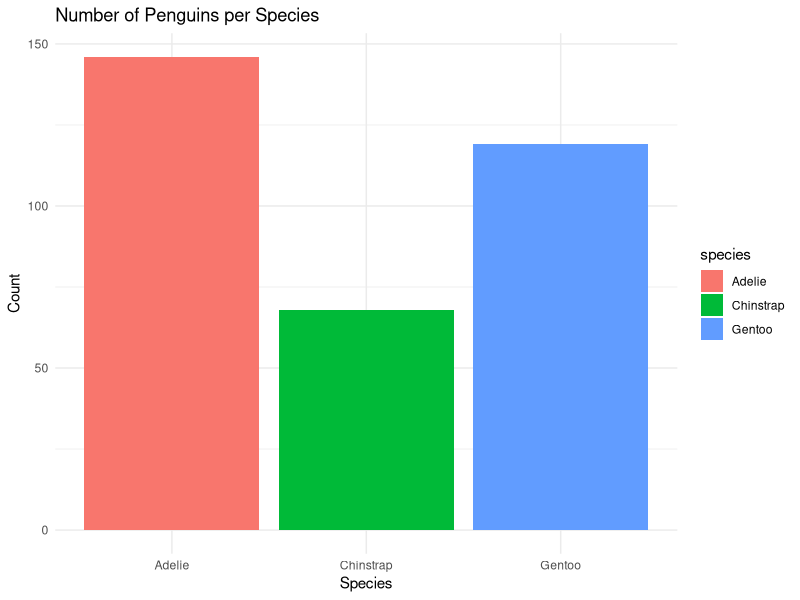
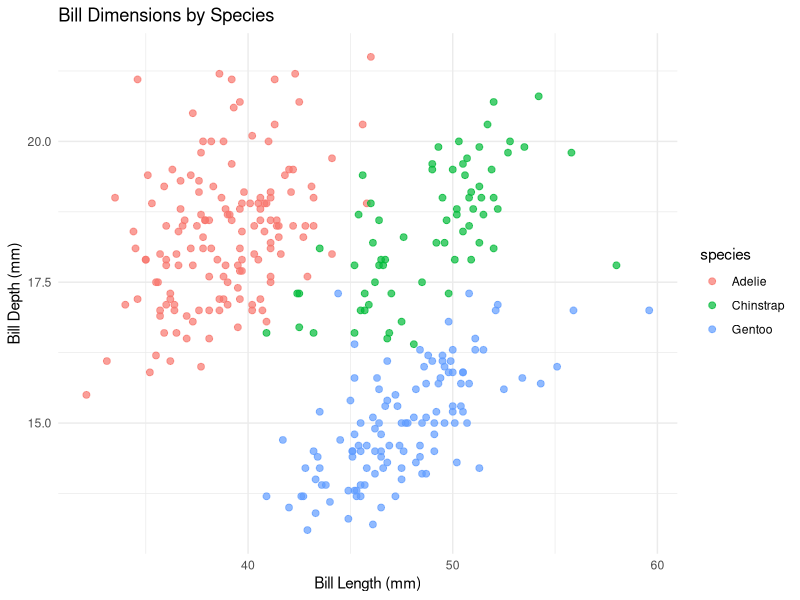
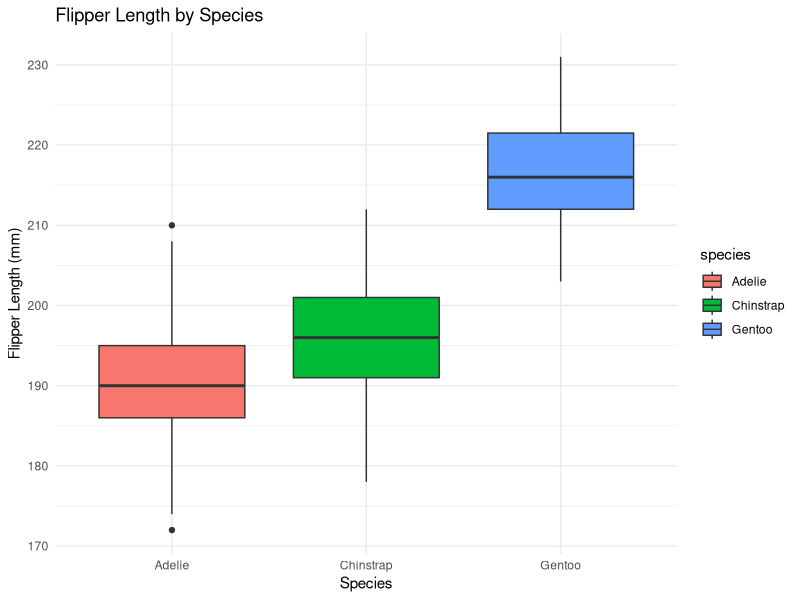

The R script that drew these images, in order:
## ---- chunk 1
knitr::opts_chunk$set(echo = TRUE, warning = FALSE, message = FALSE)
## ---- chunk 2
library(palmerpenguins)
library(tidyverse)
data("penguins")
## ---- chunk 3
dim(penguins)
head(penguins)
summary(penguins)
## ---- chunk 4
str(penguins)
## ---- chunk 5
penguins_clean <- penguins |>
  drop_na()
dim(penguins_clean)
## ---- chunk 6
penguins_clean |>
  count(species)
## ---- chunk 7
penguins_clean |>
  group_by(species) |>
  summarize(mean_mass = mean(body_mass_g))
## ---- chunk 8
ggplot(penguins_clean, aes(x = species, fill = species)) +
  geom_bar() +
  theme_minimal() +
  labs(title = "Number of Penguins per Species", x = "Species", y = "Count")
## ---- chunk 9
ggplot(penguins_clean, aes(x = bill_length_mm, y = bill_depth_mm, color = species)) +
  geom_point(alpha = 0.7, size = 2) +
  theme_minimal() +
  labs(title = "Bill Dimensions by Species", x = "Bill Length (mm)", y = "Bill Depth (mm)")
## ---- chunk 10
ggplot(penguins_clean, aes(x = species, y = flipper_length_mm, fill = species)) +
  geom_boxplot() +
  theme_minimal() +
  labs(title = "Flipper Length by Species", x = "Species", y = "Flipper Length (mm)")
